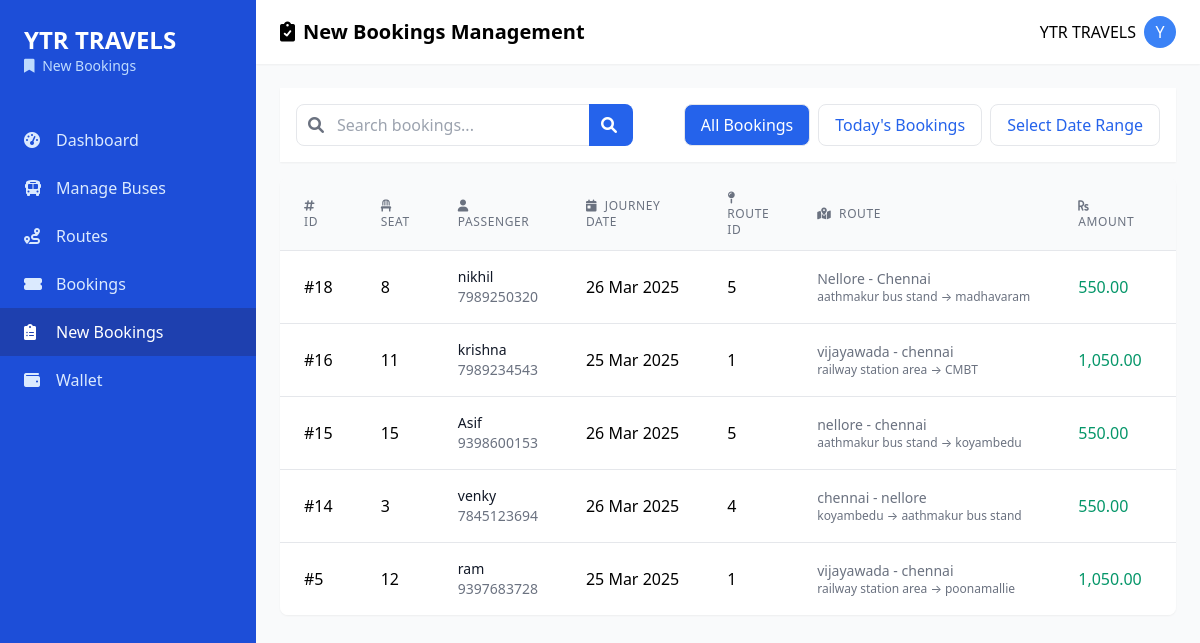
/x_bookings.php (signed in), run on the app's committed database.
### tables this page shows
CREATE TABLE `new_bookings` (
  `id` int(11) NOT NULL,
  `ticket_id` varchar(50) NOT NULL,
  `user_email` varchar(255) NOT NULL,
  `passenger_name` varchar(100) NOT NULL,
  `age` int(11) NOT NULL,
  `gender` varchar(20) NOT NULL,
  `phone_number` varchar(20) NOT NULL,
  `passenger_email` varchar(255) NOT NULL,
  `journey_date` date NOT NULL,
  `from_location` varchar(100) NOT NULL,
  `to_location` varchar(100) NOT NULL,
  `boarding_point` varchar(100) NOT NULL,
  `boarding_time` time NOT NULL,
  `dropping_point` varchar(100) NOT NULL,
  `dropping_time` time NOT NULL,
  `seat_no` varchar(20) NOT NULL,
  `ticket_price` decimal(10,2) NOT NULL,
  `convenience_fee` decimal(10,2) NOT NULL,
  `total_amount` decimal(10,2) DEFAULT NULL,
  `route_id` int(11) NOT NULL,
  `bus_id` int(11) NOT NULL,
  `agency_email` varchar(100) NOT NULL,
  `booking_date` timestamp NOT NULL DEFAULT current_timestamp(),
  `booking_status` varchar(20) NOT NULL DEFAULT 'CONFIRMED',
  `payment_status` varchar(20) DEFAULT 'PAID'
);

### x_bookings.php (the view, shortened to what this page needs)
<?php
class NewBookingsManager
{
    private $conn;
    public function __construct()
    {
        $this->conn = new mysqli("localhost", "root", "", "ticket");
    }
    public function getNewBookings($search = "", $filterDate = "all", $startDate = null, $endDate = null)
    {
        $sql = "SELECT
                nb.id,
                nb.ticket_id,
                nb.user_email,
                nb.passenger_name,
                nb.age,
                nb.gender,
                nb.phone_number,
                nb.passenger_email,
                nb.journey_date,
                nb.from_location,
                nb.to_location,
                nb.boarding_point,
                nb.boarding_time,
                nb.dropping_point,
                nb.dropping_time,
                nb.seat_no,
                nb.ticket_price,
                nb.convenience_fee,
                nb.total_amount,
                nb.route_id,
                nb.bus_id,
                nb.agency_email,
                nb.booking_date,
                nb.booking_status
            FROM
                new_bookings nb
            WHERE
                nb.agency_email = ?";
        $sql .= " ORDER BY nb.booking_date DESC";
        $stmt = $this->conn->prepare($sql);
        if ($filterDate === 'range' && $startDate && $endDate) {
            if (!empty($search)) {
                $searchParam = "%$search%";
                $stmt->bind_param(
                    "sssssssssss",
                    $_SESSION['email'],
                    $startDate,
                    $endDate,
                    $searchParam,
                    $searchParam,
                    $searchParam,
                    $searchParam,
                    $searchParam,
                    $searchParam,
                    $searchParam,
                    $searchParam
                );
            } else {
                $stmt->bind_param("sss", $_SESSION['email'], $startDate, $endDate);
            }
        } else {
            if (!empty($search)) {
                $searchParam = "%$search%";
                $stmt->bind_param(
                    "sssssssss",
                    $_SESSION['email'],
                    $searchParam,
                    $searchParam,
                    $searchParam,
                    $searchParam,
                    $searchParam,
                    $searchParam,
                    $searchParam,
                    $searchParam
                );
            } else {
                $stmt->bind_param("s", $_SESSION['email']);
            }
        }
        $stmt->execute();
        $result = $stmt->get_result();
        return $result->fetch_all(MYSQLI_ASSOC);
    }
    private function updateCompletedBookings()
    {
        $stmt = $this->conn->prepare("
            UPDATE new_bookings
            SET booking_status = 'COMPLETED'
            WHERE journey_date < CURDATE()
            AND booking_status NOT IN ('CANCELLED', 'COMPLETED')
            AND agency_email = ?
        ");
    }
}
$bookingsManager = new NewBookingsManager();
$searchQuery = isset($_GET['search']) ? $_GET['search'] : "";
$filterDate = isset($_GET['filter_date']) ? $_GET['filter_date'] : "all";
$startDate = isset($_GET['start_date']) ? $_GET['start_date'] : null;
$endDate = isset($_GET['end_date']) ? $_GET['end_date'] : null;
$newBookings = $bookingsManager->getNewBookings($searchQuery, $filterDate, $startDate, $endDate);
?>
<!DOCTYPE html>
<html lang="en">
<head>
    <link href="https://cdnjs.cloudflare.com/ajax/libs/tailwindcss/2.2.19/tailwind.min.css" rel="stylesheet">
    <link href="https://cdnjs.cloudflare.com/ajax/libs/font-awesome/6.0.0/css/all.min.css" rel="stylesheet">
</head>
<body class="bg-gray-50">
    <div class="flex flex-col md:flex-row min-h-screen">
        <div id="sidebar" class="w-64 bg-blue-700 text-white md:block">
            <div class="p-6">
                <h1 class="text-2xl font-bold"><?php echo ucfirst($_SESSION['username']); ?></h1>
                <p class="text-sm text-blue-200"><i class="fas fa-bookmark mr-1"></i> New Bookings</p>
            </div>
            <nav class="mt-4 flex-grow">
                <a href="agency_home.php" class="flex items-center px-6 py-3 text-blue-100 hover:bg-blue-800">
                    <i class="fas fa-tachometer-alt w-5"></i><span class="ml-3">Dashboard</span>
                </a>
                <a href="managebus.php" class="flex items-center px-6 py-3 text-blue-100 hover:bg-blue-800">
                    <i class="fas fa-bus w-5"></i><span class="ml-3">Manage Buses</span>
                </a>
                <a href="routes.php" class="flex items-center px-6 py-3 text-blue-100 hover:bg-blue-800">
                    <i class="fas fa-route w-5"></i><span class="ml-3">Routes</span>
                </a>
                <a href="bookings.php" class="flex items-center px-6 py-3 text-blue-100 hover:bg-blue-800">
                    <i class="fas fa-ticket-alt w-5"></i><span class="ml-3">Bookings</span>
                </a>
                <a href="x_bookings.php" class="flex items-center px-6 py-3 bg-blue-800">
                    <i class="fas fa-clipboard-list w-5"></i><span class="ml-3">New Bookings</span>
                </a>
                <a href="agency_wallet.php" class="flex items-center px-6 py-3 text-blue-100 hover:bg-blue-800">
                    <i class="fas fa-wallet w-5"></i><span class="ml-3">Wallet</span>
                </a>
            </nav>
        </div>
        <div class="flex-1 overflow-x-hidden overflow-y-auto main-content">
            <header class="bg-white shadow-sm hidden md:block">
                <div class="flex items-center justify-between px-4 md:px-6 py-4">
                    <h1 class="text-xl font-semibold"><i class="fas fa-clipboard-check mr-2"></i>New Bookings Management
                    </h1>
                    <div class="flex items-center">
                        <span class="mr-2"><?php echo htmlspecialchars($_SESSION['username']); ?></span>
                        <div class="h-8 w-8 rounded-full bg-blue-500 flex items-center justify-center text-white">
                            <?php echo strtoupper(substr($_SESSION['username'], 0, 1)); ?>
                        </div>
                    </div>
                </div>
            </header>
            <main class="p-4 md:p-6">
                <div class="bg-white shadow-sm p-4 mb-4">
                    <div class="flex flex-col md:flex-row items-start md:items-center justify-between gap-4">
                        <form method="GET" action="" class="flex items-center w-full md:w-auto">
                            <div class="relative flex-grow">
                                <span class="absolute inset-y-0 left-0 flex items-center pl-3">
                                    <i class="fas fa-search text-gray-500"></i>
                                </span>
                                <input type="text" name="search" placeholder="Search bookings..."
                                    value="<?php echo htmlspecialchars($searchQuery); ?>"
                                    class="pl-10 pr-16 py-2 border rounded-lg focus:outline-none focus:ring-2 focus:ring-blue-500 w-full">
                                <button type="submit"
                                    class="absolute right-0 top-0 bottom-0 px-3 bg-blue-600 text-white rounded-r-lg hover:bg-blue-700">
                                    <i class="fas fa-search mr-1"></i>
                                </button>
                            </div>
                        </form>
                        <div class="filter-buttons flex gap-2">
                            <button
                                onclick="window.location.href='x_bookings.php<?php echo $searchQuery ? "?search=" . urlencode($searchQuery) : ""; ?>'"
                                class="filter-button px-4 py-2 border rounded-lg <?php echo $filterDate === 'all' ? 'active' : 'bg-white text-blue-600 hover:bg-blue-100'; ?>">All
                                Bookings</button>
                            <button
                                onclick="window.location.href='x_bookings.php?filter_date=today<?php echo $searchQuery ? "&search=" . urlencode($searchQuery) : ""; ?>'"
                                class="filter-button px-4 py-2 border rounded-lg <?php echo $filterDate === 'today' ? 'active' : 'bg-white text-blue-600 hover:bg-blue-100'; ?>">Today's
                                Bookings</button>
                            <button onclick="openDateRangeModal()"
                                class="filter-button px-4 py-2 border rounded-lg <?php echo $filterDate === 'range' ? 'active' : 'bg-white text-blue-600 hover:bg-blue-100'; ?>">Select
                                Date Range</button>
                        </div>
                    </div>
                </div>
                <div class="bg-white rounded-lg shadow-sm overflow-hidden">
                    <?php if (empty($newBookings)): ?>
                    <div class="p-6 text-center text-gray-500">
                        <i class="fas fa-inbox text-gray-400 text-4xl mb-3"></i>
                        <p>No new bookings found.</p>
                    </div>
                    <?php else: ?>
                    <div class="overflow-x-auto">
                        <table class="min-w-full divide-y divide-gray-200">
                            <thead class="bg-gray-50">
                                <tr>
                                    <th
                                        class="px-4 md:px-6 py-3 text-left text-xs font-medium text-gray-500 uppercase tracking-wider">
                                        <i class="fas fa-hashtag mr-1"></i> ID</th>
                                    <th
                                        class="px-4 md:px-6 py-3 text-left text-xs font-medium text-gray-500 uppercase tracking-wider">
                                        <i class="fas fa-chair mr-1"></i> Seat</th>
                                    <th
                                        class="px-4 md:px-6 py-3 text-left text-xs font-medium text-gray-500 uppercase tracking-wider">
                                        <i class="fas fa-user mr-1"></i> Passenger</th>
                                    <th
                                        class="hidden md:table-cell px-4 md:px-6 py-3 text-left text-xs font-medium text-gray-500 uppercase tracking-wider">
                                        <i class="fas fa-calendar-day mr-1"></i> Journey Date</th>
                                    <th
                                        class="hidden md:table-cell px-4 md:px-6 py-3 text-left text-xs font-medium text-gray-500 uppercase tracking-wider">
                                        <i class="fas fa-map-pin mr-1"></i> Route ID</th>
                                    <th
                                        class="hidden md:table-cell px-4 md:px-6 py-3 text-left text-xs font-medium text-gray-500 uppercase tracking-wider">
                                        <i class="fas fa-map-marked-alt mr-1"></i> Route</th>
                                    <th
                                        class="px-4 md:px-6 py-3 text-left text-xs font-medium text-gray-500 uppercase tracking-wider">
                                        <i class="fas fa-rupee-sign mr-1"></i> Amount</th>
                                    <th
                                        class="px-4 md:px-6 py-3 text-left text-xs font-medium text-gray-500 uppercase tracking-wider">
                                        <i class="fas fa-tag mr-1"></i> Status</th>
                                </tr>
                            </thead>
                            <tbody class="bg-white divide-y divide-gray-200">
                                <?php foreach ($newBookings as $booking): ?>
                                <tr class="hover:bg-gray-50">
                                    <td class="px-4 md:px-6 py-4 whitespace-nowrap">
                                        #<?php echo htmlspecialchars($booking['id']); ?></td>
                                    <td class="px-4 md:px-6 py-4 whitespace-nowrap">
                                        <?php echo htmlspecialchars($booking['seat_no']); ?></td>
                                    <td class="px-4 md:px-6 py-4 whitespace-nowrap">
                                        <div class="text-sm font-medium text-gray-900">
                                            <?php echo htmlspecialchars($booking['passenger_name']); ?></div>
                                        <div class="text-sm text-gray-500 hidden md:block">
                                            <?php echo htmlspecialchars($booking['phone_number']); ?></div>
                                    </td>
                                    <td class="hidden md:table-cell px-4 md:px-6 py-4 whitespace-nowrap">
                                        <?php echo date('d M Y', strtotime($booking['journey_date'])); ?></td>
                                    <td class="hidden md:table-cell px-4 md:px-6 py-4 whitespace-nowrap">
                                        <?php echo htmlspecialchars($booking['route_id']); ?></td>
                                    <td
                                        class="hidden md:table-cell px-4 md:px-6 py-4 whitespace-nowrap text-sm text-gray-500">
                                        <div>
                                            <?php echo htmlspecialchars($booking['from_location'] . ' - ' . $booking['to_location']); ?>
                                        </div>
                                        <div class="text-xs">
                                            <?php echo htmlspecialchars($booking['boarding_point']) . ' → ' . htmlspecialchars($booking['dropping_point']); ?>
                                        </div>
                                    </td>
                                    <td class="px-4 md:px-6 py-4 whitespace-nowrap font-medium text-green-600">
                                        <?php echo number_format($booking['total_amount'], 2); ?></td>
                                    <td class="px-4 md:px-6 py-4 whitespace-nowrap">
                                    </td>
                                </tr>
                                <?php endforeach; ?>
                            </tbody>
                        </table>
                    </div>
                    <?php endif; ?>
                </div>
            </main>
        </div>
    </div>
</body>
</html>

### x_bookings.php (style rules this page uses)
.filter-button { transition: all 0.3s ease; }
.filter-button.active { background-color: #2563eb; color: white; }

### data on the page
new_bookings: id "18", seat_no "8", passenger_name "nikhil", phone_number "7989250320", journey_date "26 Mar 2025", route "5", from_location+to_location "Nellore - Chennai", boarding_point "aathmakur bus stand", dropping_point "madhavaram", total_amount "550.00"
new_bookings: id "16", seat_no "11", passenger_name "krishna", phone_number "7989234543", journey_date "25 Mar 2025", route "1", from_location+to_location "vijayawada - chennai", boarding_point "railway station area", dropping_point "CMBT", total_amount "1,050.00"
new_bookings: id "15", seat_no "15", passenger_name "Asif", phone_number "9398600153", journey_date "26 Mar 2025", route "5", from_location+to_location "nellore - chennai", boarding_point "aathmakur bus stand", dropping_point "koyambedu", total_amount "550.00"
new_bookings: id "14", seat_no "3", passenger_name "venky", phone_number "7845123694", journey_date "26 Mar 2025", route "4", from_location+to_location "chennai - nellore", boarding_point "koyambedu", dropping_point "aathmakur bus stand", total_amount "550.00"
new_bookings: id "5", seat_no "12", passenger_name "ram", phone_number "9397683728", journey_date "25 Mar 2025", route "1", from_location+to_location "vijayawada - chennai", boarding_point "railway station area", dropping_point "poonamallie", total_amount "1,050.00"

### other printed values
$_SESSION['username'] "YTR TRAVELS"
substr($_SESSION['username'], 0, 1) "Y"
